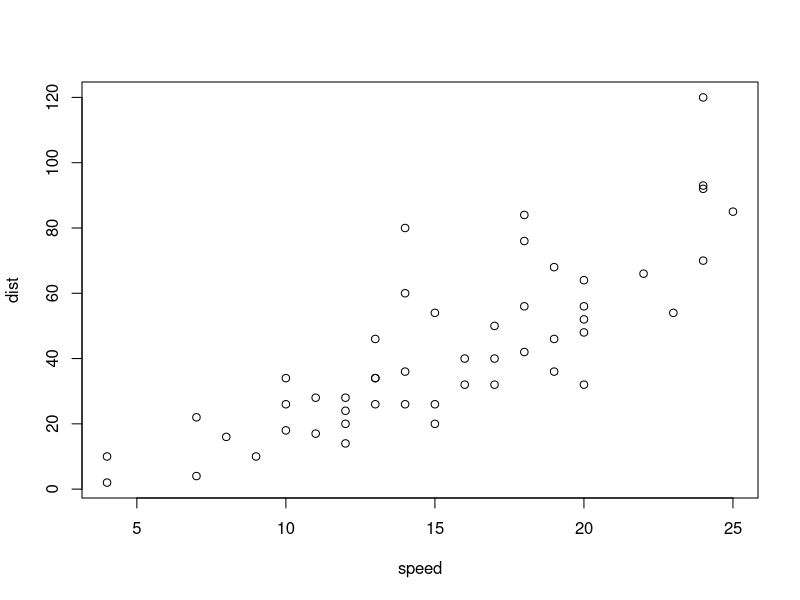
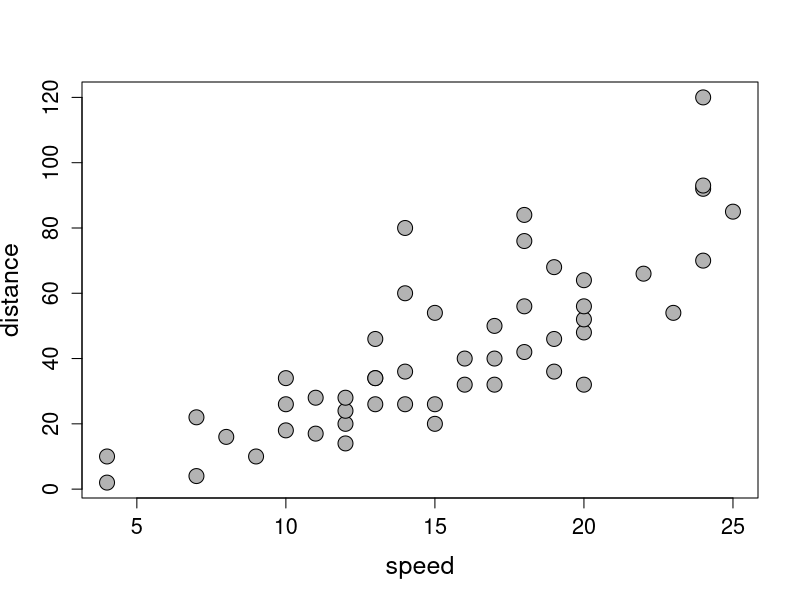

Write R code to recreate these figures, in order.
## ---- chunk 1
add.3 <- function(x){
x+3
}

add.3(x=5)
## ---- chunk 2
LRR <- function(treatment,control){
  log(treatment/control)
}


LRR(treatment=30, control=20)
## ---- chunk 3

treat1 = c(30,40,50,35,45,55)
control1= c(20,25,30,23,25,20)

LRR(treat1, control1)
## ---- chunk 4
## Create function to calculate average
average <- function(x){
  sum(x)/length(x) 
}

## assign LRR to object
experiment.results <- LRR(treat1, control1)

## calculate the average of results from LRR
average(experiment.results)
## ---- chunk 5

glm.pois <- function(predictor,response){
m1 <- glm(y~x, family=poisson) ## glm formula with poisson family
anova(m1, test="Chisq") ## test for difference
}

y <- rpois(10,5) ## create random poisson distribution
x <- rep(c("group1","group2"),5) ## create random grouping variable

glm.pois(x,y)
## ---- chunk 6
cars
## ---- chunk 7

plot(cars)

plot.better <- function(x,y,...){
  plot(x,y, pch=21, cex=2, cex.axis=1.3, cex.lab=1.5, bg="Grey70",...)
}

plot.better(cars[,"speed"],cars[,"dist"], xlab="speed", ylab="distance")
